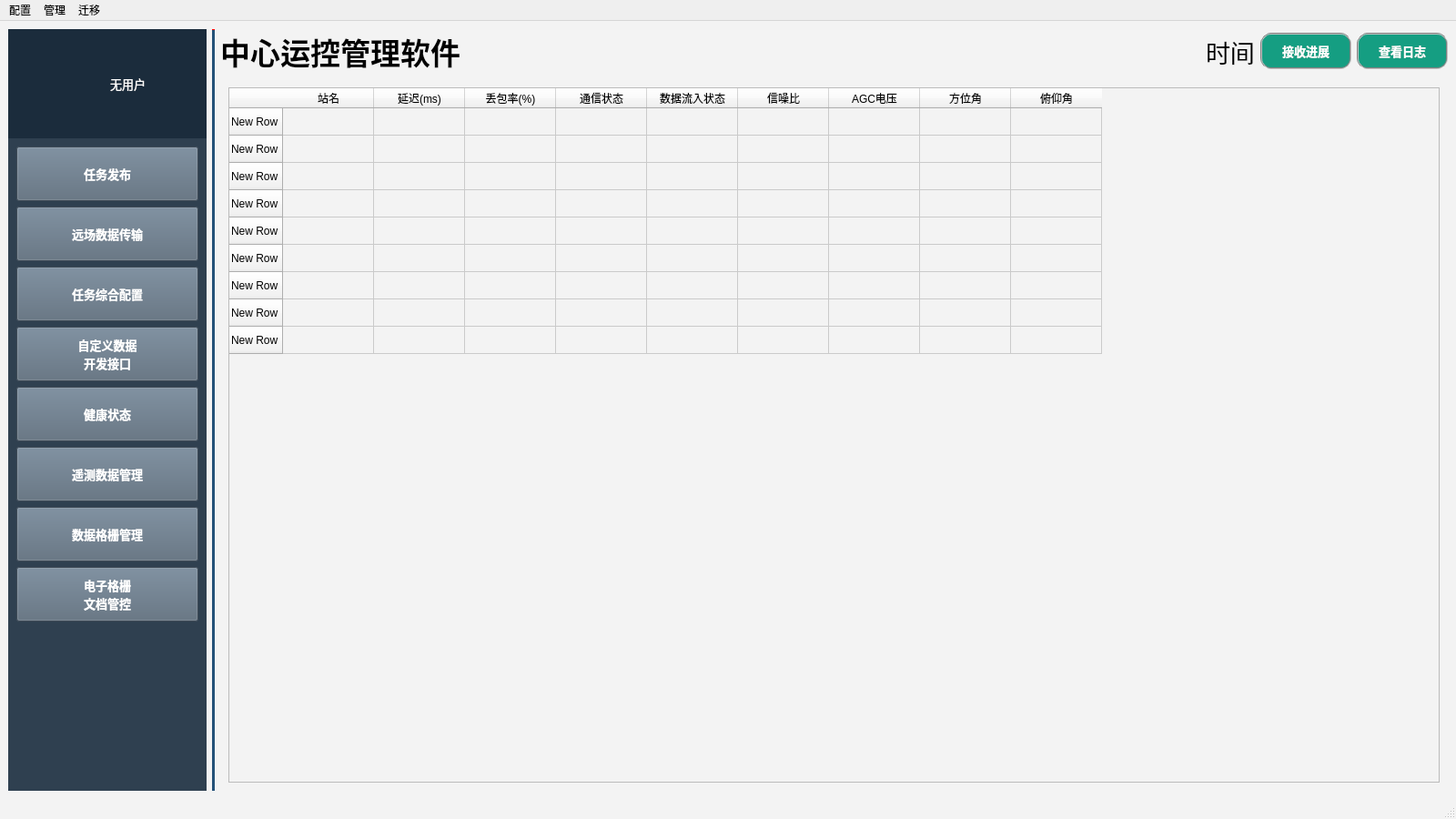
<?xml version="1.0" encoding="UTF-8"?>
<ui version="4.0">
 <class>FirstWindow</class>
 <widget class="QMainWindow" name="FirstWindow">
  <property name="geometry">
   <rect>
    <x>0</x>
    <y>0</y>
    <width>1600</width>
    <height>900</height>
   </rect>
  </property>
  <property name="sizePolicy">
   <sizepolicy hsizetype="Preferred" vsizetype="Preferred">
    <horstretch>0</horstretch>
    <verstretch>0</verstretch>
   </sizepolicy>
  </property>
  <property name="minimumSize">
   <size>
    <width>0</width>
    <height>0</height>
   </size>
  </property>
  <property name="maximumSize">
   <size>
    <width>16777215</width>
    <height>16777215</height>
   </size>
  </property>
  <property name="windowTitle">
   <string>中心运控管理软件</string>
  </property>
  <property name="styleSheet">
   <string notr="true">#FirstWindow{background-color: rgb(243,243,243);}
QStackedWidget{background-color: rgb(114,161,211);}</string>
  </property>
  <property name="toolButtonStyle">
   <enum>Qt::ToolButtonFollowStyle</enum>
  </property>
  <widget class="QWidget" name="centralwidget">
   <layout class="QHBoxLayout" name="horizontalLayout">
    <item>
     <layout class="QVBoxLayout" name="verticalLayout_5">
      <item>
       <layout class="QVBoxLayout" name="verticalLayout" stretch="0,0">
        <property name="spacing">
         <number>0</number>
        </property>
        <property name="sizeConstraint">
         <enum>QLayout::SetDefaultConstraint</enum>
        </property>
        <item>
         <widget class="QWidget" name="widget_name" native="true">
          <property name="minimumSize">
           <size>
            <width>0</width>
            <height>120</height>
           </size>
          </property>
          <property name="maximumSize">
           <size>
            <width>16777215</width>
            <height>120</height>
           </size>
          </property>
          <property name="styleSheet">
           <string notr="true">QWidget{background-color: rgb(27, 44, 60);}</string>
          </property>
          <layout class="QHBoxLayout" name="horizontalLayout_8">
           <item>
            <widget class="QWidget" name="widget" native="true">
             <property name="minimumSize">
              <size>
               <width>0</width>
               <height>100</height>
              </size>
             </property>
             <property name="maximumSize">
              <size>
               <width>16777215</width>
               <height>100</height>
              </size>
             </property>
             <property name="styleSheet">
              <string notr="true">border-image: url(:/image/user.png);</string>
             </property>
            </widget>
           </item>
           <item>
            <widget class="QLabel" name="label_2">
             <property name="font">
              <font>
               <family>微软雅黑</family>
               <pointsize>10</pointsize>
              </font>
             </property>
             <property name="styleSheet">
              <string notr="true">color: rgb(255, 255, 255);</string>
             </property>
             <property name="text">
              <string>无用户</string>
             </property>
            </widget>
           </item>
          </layout>
         </widget>
        </item>
        <item>
         <widget class="QWidget" name="widget_4" native="true">
          <property name="styleSheet">
           <string notr="true">QWidget{background-color: rgb(47, 64, 80);}
QPushButton{background-color: rgb(87, 104, 120);}
QPushButton{color: rgb(255, 255, 255);}</string>
          </property>
          <layout class="QVBoxLayout" name="verticalLayout_6">
           <item>
            <widget class="QPushButton" name="pushButton_4">
             <property name="minimumSize">
              <size>
               <width>200</width>
               <height>60</height>
              </size>
             </property>
             <property name="maximumSize">
              <size>
               <width>120</width>
               <height>60</height>
              </size>
             </property>
             <property name="font">
              <font>
               <family>微软雅黑</family>
               <pointsize>10</pointsize>
               <weight>75</weight>
               <bold>true</bold>
              </font>
             </property>
             <property name="styleSheet">
              <string notr="true"/>
             </property>
             <property name="text">
              <string>任务发布</string>
             </property>
            </widget>
           </item>
           <item>
            <widget class="QPushButton" name="pushButton_11">
             <property name="minimumSize">
              <size>
               <width>200</width>
               <height>60</height>
              </size>
             </property>
             <property name="maximumSize">
              <size>
               <width>120</width>
               <height>60</height>
              </size>
             </property>
             <property name="font">
              <font>
               <family>微软雅黑</family>
               <pointsize>10</pointsize>
               <weight>75</weight>
               <bold>true</bold>
              </font>
             </property>
             <property name="text">
              <string>远场数据传输</string>
             </property>
            </widget>
           </item>
           <item>
            <widget class="QPushButton" name="pushButton_7">
             <property name="minimumSize">
              <size>
               <width>200</width>
               <height>60</height>
              </size>
             </property>
             <property name="maximumSize">
              <size>
               <width>200</width>
               <height>60</height>
              </size>
             </property>
             <property name="font">
              <font>
               <family>微软雅黑</family>
               <pointsize>10</pointsize>
               <weight>75</weight>
               <bold>true</bold>
              </font>
             </property>
             <property name="text">
              <string>任务综合配置</string>
             </property>
            </widget>
           </item>
           <item>
            <widget class="QPushButton" name="pushButton_3">
             <property name="minimumSize">
              <size>
               <width>200</width>
               <height>60</height>
              </size>
             </property>
             <property name="maximumSize">
              <size>
               <width>120</width>
               <height>60</height>
              </size>
             </property>
             <property name="font">
              <font>
               <family>微软雅黑</family>
               <pointsize>10</pointsize>
               <weight>75</weight>
               <bold>true</bold>
              </font>
             </property>
             <property name="styleSheet">
              <string notr="true"/>
             </property>
             <property name="text">
              <string>自定义数据
开发接口</string>
             </property>
            </widget>
           </item>
           <item>
            <widget class="QPushButton" name="pushButton_10">
             <property name="minimumSize">
              <size>
               <width>200</width>
               <height>60</height>
              </size>
             </property>
             <property name="maximumSize">
              <size>
               <width>120</width>
               <height>60</height>
              </size>
             </property>
             <property name="sizeIncrement">
              <size>
               <width>0</width>
               <height>60</height>
              </size>
             </property>
             <property name="baseSize">
              <size>
               <width>0</width>
               <height>60</height>
              </size>
             </property>
             <property name="font">
              <font>
               <family>微软雅黑</family>
               <pointsize>10</pointsize>
               <weight>75</weight>
               <bold>true</bold>
              </font>
             </property>
             <property name="styleSheet">
              <string notr="true"/>
             </property>
             <property name="text">
              <string>健康状态</string>
             </property>
            </widget>
           </item>
           <item>
            <widget class="QPushButton" name="pushButton">
             <property name="minimumSize">
              <size>
               <width>200</width>
               <height>60</height>
              </size>
             </property>
             <property name="maximumSize">
              <size>
               <width>120</width>
               <height>60</height>
              </size>
             </property>
             <property name="font">
              <font>
               <family>微软雅黑</family>
               <pointsize>10</pointsize>
               <weight>75</weight>
               <bold>true</bold>
              </font>
             </property>
             <property name="styleSheet">
              <string notr="true"/>
             </property>
             <property name="text">
              <string>遥测数据管理</string>
             </property>
            </widget>
           </item>
           <item>
            <widget class="QPushButton" name="pushButton_2">
             <property name="minimumSize">
              <size>
               <width>200</width>
               <height>60</height>
              </size>
             </property>
             <property name="maximumSize">
              <size>
               <width>120</width>
               <height>60</height>
              </size>
             </property>
             <property name="font">
              <font>
               <family>微软雅黑</family>
               <pointsize>10</pointsize>
               <weight>75</weight>
               <bold>true</bold>
              </font>
             </property>
             <property name="styleSheet">
              <string notr="true"/>
             </property>
             <property name="text">
              <string>数据格栅管理</string>
             </property>
            </widget>
           </item>
           <item>
            <widget class="QPushButton" name="pushButton_6">
             <property name="minimumSize">
              <size>
               <width>0</width>
               <height>60</height>
              </size>
             </property>
             <property name="maximumSize">
              <size>
               <width>16777215</width>
               <height>60</height>
              </size>
             </property>
             <property name="font">
              <font>
               <family>微软雅黑</family>
               <pointsize>10</pointsize>
               <weight>75</weight>
               <bold>true</bold>
              </font>
             </property>
             <property name="text">
              <string>电子格栅
文档管控</string>
             </property>
            </widget>
           </item>
           <item>
            <spacer name="verticalSpacer">
             <property name="orientation">
              <enum>Qt::Vertical</enum>
             </property>
             <property name="sizeHint" stdset="0">
              <size>
               <width>20</width>
               <height>40</height>
              </size>
             </property>
            </spacer>
           </item>
          </layout>
         </widget>
        </item>
       </layout>
      </item>
     </layout>
    </item>
    <item>
     <widget class="Line" name="line">
      <property name="styleSheet">
       <string notr="true">border-top: 1px solid red; background-color: rgb(36,81,120);</string>
      </property>
      <property name="frameShadow">
       <enum>QFrame::Sunken</enum>
      </property>
      <property name="lineWidth">
       <number>1</number>
      </property>
      <property name="orientation">
       <enum>Qt::Vertical</enum>
      </property>
     </widget>
    </item>
    <item>
     <layout class="QVBoxLayout" name="verticalLayout_3">
      <item>
       <layout class="QHBoxLayout" name="horizontalLayout_4">
        <item>
         <widget class="QLabel" name="label">
          <property name="font">
           <font>
            <family>黑体</family>
            <pointsize>25</pointsize>
            <weight>75</weight>
            <bold>true</bold>
           </font>
          </property>
          <property name="styleSheet">
           <string notr="true"/>
          </property>
          <property name="text">
           <string>中心运控管理软件</string>
          </property>
         </widget>
        </item>
        <item>
         <spacer name="horizontalSpacer">
          <property name="orientation">
           <enum>Qt::Horizontal</enum>
          </property>
          <property name="sizeHint" stdset="0">
           <size>
            <width>40</width>
            <height>20</height>
           </size>
          </property>
         </spacer>
        </item>
        <item>
         <widget class="QLabel" name="label_3">
          <property name="font">
           <font>
            <family>黑体</family>
            <pointsize>20</pointsize>
           </font>
          </property>
          <property name="text">
           <string>时间</string>
          </property>
         </widget>
        </item>
        <item>
         <widget class="QPushButton" name="pushButton_23">
          <property name="minimumSize">
           <size>
            <width>100</width>
            <height>40</height>
           </size>
          </property>
          <property name="maximumSize">
           <size>
            <width>100</width>
            <height>16777215</height>
           </size>
          </property>
          <property name="font">
           <font>
            <family>微软雅黑</family>
            <pointsize>10</pointsize>
            <weight>75</weight>
            <bold>true</bold>
           </font>
          </property>
          <property name="styleSheet">
           <string notr="true">
QPushButton{background-color: rgb(21, 158, 130);}
QPushButton{color: rgb(255, 255, 255);}
QPushButton{border:2px groove gray;border-radius:12px;padding:2px 4px;}</string>
          </property>
          <property name="text">
           <string>接收进展</string>
          </property>
         </widget>
        </item>
        <item>
         <widget class="QPushButton" name="pushButton_9">
          <property name="minimumSize">
           <size>
            <width>100</width>
            <height>40</height>
           </size>
          </property>
          <property name="maximumSize">
           <size>
            <width>100</width>
            <height>16777215</height>
           </size>
          </property>
          <property name="font">
           <font>
            <family>微软雅黑</family>
            <pointsize>10</pointsize>
            <weight>75</weight>
            <bold>true</bold>
           </font>
          </property>
          <property name="styleSheet">
           <string notr="true">
QPushButton{background-color: rgb(21, 158, 130);}
QPushButton{color: rgb(255, 255, 255);}
QPushButton{border:2px groove gray;border-radius:12px;padding:2px 4px;}</string>
          </property>
          <property name="text">
           <string>查看日志</string>
          </property>
         </widget>
        </item>
       </layout>
      </item>
      <item>
       <widget class="QStackedWidget" name="stackedWidget">
        <property name="font">
         <font>
          <pointsize>26</pointsize>
         </font>
        </property>
        <property name="styleSheet">
         <string notr="true">background-color: rgb(243,243,243)</string>
        </property>
        <property name="currentIndex">
         <number>3</number>
        </property>
        <widget class="QWidget" name="page">
         <layout class="QHBoxLayout" name="horizontalLayout_5">
          <item>
           <widget class="MissionSendWidget" name="missionSendWidget" native="true">
            <property name="font">
             <font>
              <family>Agency FB</family>
             </font>
            </property>
            <property name="styleSheet">
             <string notr="true"/>
            </property>
           </widget>
          </item>
         </layout>
        </widget>
        <widget class="QWidget" name="page_2">
         <widget class="QTableWidget" name="tableWidget_4">
          <property name="geometry">
           <rect>
            <x>50</x>
            <y>30</y>
            <width>1200</width>
            <height>541</height>
           </rect>
          </property>
          <property name="styleSheet">
           <string notr="true"/>
          </property>
          <row>
           <property name="text">
            <string>1</string>
           </property>
          </row>
          <row>
           <property name="text">
            <string>2</string>
           </property>
          </row>
          <row>
           <property name="text">
            <string>3</string>
           </property>
          </row>
          <row>
           <property name="text">
            <string>4</string>
           </property>
          </row>
          <row>
           <property name="text">
            <string>5</string>
           </property>
          </row>
          <row>
           <property name="text">
            <string>6</string>
           </property>
          </row>
          <row>
           <property name="text">
            <string>7</string>
           </property>
          </row>
          <column>
           <property name="text">
            <string>账号</string>
           </property>
          </column>
          <column>
           <property name="text">
            <string>状态</string>
           </property>
          </column>
          <column>
           <property name="text">
            <string>真实姓名</string>
           </property>
          </column>
          <column>
           <property name="text">
            <string>电话</string>
           </property>
          </column>
         </widget>
         <widget class="QLineEdit" name="lineEdit">
          <property name="geometry">
           <rect>
            <x>50</x>
            <y>640</y>
            <width>181</width>
            <height>61</height>
           </rect>
          </property>
         </widget>
         <widget class="QPushButton" name="pushButton_5">
          <property name="geometry">
           <rect>
            <x>260</x>
            <y>640</y>
            <width>191</width>
            <height>61</height>
           </rect>
          </property>
          <property name="font">
           <font>
            <pointsize>19</pointsize>
           </font>
          </property>
          <property name="text">
           <string>查找</string>
          </property>
         </widget>
         <widget class="QPushButton" name="pushButton_8">
          <property name="geometry">
           <rect>
            <x>520</x>
            <y>640</y>
            <width>211</width>
            <height>61</height>
           </rect>
          </property>
          <property name="font">
           <font>
            <pointsize>19</pointsize>
           </font>
          </property>
          <property name="text">
           <string>添加用户</string>
          </property>
         </widget>
        </widget>
        <widget class="QWidget" name="page_3"/>
        <widget class="QWidget" name="page_4">
         <layout class="QVBoxLayout" name="verticalLayout_4">
          <item>
           <widget class="QTableWidget" name="tableWidget_2">
            <row>
             <property name="text">
              <string>New Row</string>
             </property>
            </row>
            <row>
             <property name="text">
              <string>New Row</string>
             </property>
            </row>
            <row>
             <property name="text">
              <string>New Row</string>
             </property>
            </row>
            <row>
             <property name="text">
              <string>New Row</string>
             </property>
            </row>
            <row>
             <property name="text">
              <string>New Row</string>
             </property>
            </row>
            <row>
             <property name="text">
              <string>New Row</string>
             </property>
            </row>
            <row>
             <property name="text">
              <string>New Row</string>
             </property>
            </row>
            <row>
             <property name="text">
              <string>New Row</string>
             </property>
            </row>
            <row>
             <property name="text">
              <string>New Row</string>
             </property>
            </row>
            <column>
             <property name="text">
              <string>站名</string>
             </property>
            </column>
            <column>
             <property name="text">
              <string>延迟(ms)</string>
             </property>
            </column>
            <column>
             <property name="text">
              <string>丢包率(%)</string>
             </property>
            </column>
            <column>
             <property name="text">
              <string>通信状态</string>
             </property>
            </column>
            <column>
             <property name="text">
              <string>数据流入状态</string>
             </property>
            </column>
            <column>
             <property name="text">
              <string>信噪比</string>
             </property>
            </column>
            <column>
             <property name="text">
              <string>AGC电压</string>
             </property>
            </column>
            <column>
             <property name="text">
              <string>方位角</string>
             </property>
            </column>
            <column>
             <property name="text">
              <string>俯仰角</string>
             </property>
            </column>
           </widget>
          </item>
         </layout>
        </widget>
        <widget class="QWidget" name="page_7">
         <widget class="QTableWidget" name="tableWidget">
          <property name="geometry">
           <rect>
            <x>70</x>
            <y>10</y>
            <width>1221</width>
            <height>261</height>
           </rect>
          </property>
          <row>
           <property name="text">
            <string>1</string>
           </property>
          </row>
          <row>
           <property name="text">
            <string>2</string>
           </property>
          </row>
          <row>
           <property name="text">
            <string>3</string>
           </property>
          </row>
          <row>
           <property name="text">
            <string>4</string>
           </property>
          </row>
          <row>
           <property name="text">
            <string>5</string>
           </property>
          </row>
          <row>
           <property name="text">
            <string>New Row</string>
           </property>
          </row>
          <row>
           <property name="text">
            <string>New Row</string>
           </property>
          </row>
          <column>
           <property name="text">
            <string>格栅名</string>
           </property>
          </column>
          <column>
           <property name="text">
            <string>单位</string>
           </property>
          </column>
          <column>
           <property name="text">
            <string>型号</string>
           </property>
          </column>
          <column>
           <property name="text">
            <string>时间</string>
           </property>
          </column>
          <column>
           <property name="text">
            <string>版本</string>
           </property>
          </column>
          <item row="0" column="0">
           <property name="text">
            <string/>
           </property>
          </item>
          <item row="0" column="1">
           <property name="text">
            <string/>
           </property>
          </item>
          <item row="0" column="2">
           <property name="text">
            <string/>
           </property>
          </item>
          <item row="0" column="3">
           <property name="text">
            <string/>
           </property>
          </item>
          <item row="0" column="4">
           <property name="text">
            <string/>
           </property>
          </item>
          <item row="1" column="0">
           <property name="text">
            <string/>
           </property>
          </item>
          <item row="2" column="0">
           <property name="text">
            <string/>
           </property>
          </item>
          <item row="3" column="0">
           <property name="text">
            <string/>
           </property>
          </item>
          <item row="3" column="2">
           <property name="text">
            <string/>
           </property>
          </item>
          <item row="4" column="0">
           <property name="text">
            <string/>
           </property>
          </item>
         </widget>
         <widget class="QPushButton" name="pushButton_12">
          <property name="geometry">
           <rect>
            <x>70</x>
            <y>310</y>
            <width>191</width>
            <height>61</height>
           </rect>
          </property>
          <property name="font">
           <font>
            <pointsize>19</pointsize>
           </font>
          </property>
          <property name="text">
           <string>导入</string>
          </property>
         </widget>
         <widget class="QPushButton" name="pushButton_13">
          <property name="geometry">
           <rect>
            <x>380</x>
            <y>310</y>
            <width>191</width>
            <height>61</height>
           </rect>
          </property>
          <property name="font">
           <font>
            <pointsize>19</pointsize>
           </font>
          </property>
          <property name="text">
           <string>导出</string>
          </property>
         </widget>
         <widget class="QLineEdit" name="lineEdit_2">
          <property name="geometry">
           <rect>
            <x>650</x>
            <y>310</y>
            <width>291</width>
            <height>61</height>
           </rect>
          </property>
         </widget>
         <widget class="QPushButton" name="pushButton_14">
          <property name="geometry">
           <rect>
            <x>950</x>
            <y>310</y>
            <width>191</width>
            <height>61</height>
           </rect>
          </property>
          <property name="font">
           <font>
            <pointsize>19</pointsize>
           </font>
          </property>
          <property name="text">
           <string>查询</string>
          </property>
         </widget>
         <widget class="QTableWidget" name="tableWidget_3">
          <property name="geometry">
           <rect>
            <x>80</x>
            <y>400</y>
            <width>1211</width>
            <height>281</height>
           </rect>
          </property>
          <column>
           <property name="text">
            <string>任务名</string>
           </property>
          </column>
          <column>
           <property name="text">
            <string>任务编号</string>
           </property>
          </column>
          <column>
           <property name="text">
            <string>任务模型</string>
           </property>
          </column>
          <column>
           <property name="text">
            <string>文件名</string>
           </property>
          </column>
          <column>
           <property name="text">
            <string>时间</string>
           </property>
          </column>
         </widget>
        </widget>
        <widget class="QWidget" name="page_5">
         <widget class="QTableWidget" name="tableWidget_5">
          <property name="geometry">
           <rect>
            <x>50</x>
            <y>30</y>
            <width>1200</width>
            <height>541</height>
           </rect>
          </property>
          <column>
           <property name="text">
            <string>基站名</string>
           </property>
          </column>
          <column>
           <property name="text">
            <string>ip地址</string>
           </property>
          </column>
          <column>
           <property name="text">
            <string>参数1</string>
           </property>
          </column>
          <column>
           <property name="text">
            <string>参数2</string>
           </property>
          </column>
          <column>
           <property name="text">
            <string>参数3</string>
           </property>
          </column>
         </widget>
         <widget class="QLineEdit" name="lineEdit_8">
          <property name="geometry">
           <rect>
            <x>50</x>
            <y>640</y>
            <width>181</width>
            <height>61</height>
           </rect>
          </property>
         </widget>
         <widget class="QPushButton" name="pushButton_20">
          <property name="geometry">
           <rect>
            <x>260</x>
            <y>640</y>
            <width>191</width>
            <height>61</height>
           </rect>
          </property>
          <property name="font">
           <font>
            <pointsize>19</pointsize>
           </font>
          </property>
          <property name="text">
           <string>查找</string>
          </property>
         </widget>
         <widget class="QPushButton" name="pushButton_19">
          <property name="geometry">
           <rect>
            <x>520</x>
            <y>640</y>
            <width>211</width>
            <height>61</height>
           </rect>
          </property>
          <property name="font">
           <font>
            <pointsize>19</pointsize>
           </font>
          </property>
          <property name="text">
           <string>添加基站</string>
          </property>
         </widget>
        </widget>
        <widget class="QWidget" name="page_6">
         <layout class="QHBoxLayout" name="horizontalLayout_3">
          <item>
           <layout class="QVBoxLayout" name="verticalLayout_2">
            <item>
             <layout class="QHBoxLayout" name="horizontalLayout_2">
              <item>
               <widget class="customTableWidget" name="mission_macro_widget" native="true"/>
              </item>
             </layout>
            </item>
           </layout>
          </item>
         </layout>
        </widget>
        <widget class="QWidget" name="page_8">
         <layout class="QHBoxLayout" name="horizontalLayout_6">
          <item>
           <widget class="DataManage" name="widget_2" native="true"/>
          </item>
         </layout>
        </widget>
        <widget class="QWidget" name="page_9">
         <layout class="QHBoxLayout" name="horizontalLayout_7">
          <item>
           <widget class="customTableWidget" name="widget_3" native="true"/>
          </item>
         </layout>
        </widget>
        <widget class="QWidget" name="page_10">
         <layout class="QHBoxLayout" name="horizontalLayout_9">
          <item>
           <widget class="DataGeshanManage" name="widget_5" native="true"/>
          </item>
         </layout>
        </widget>
        <widget class="QWidget" name="page_11">
         <layout class="QVBoxLayout" name="verticalLayout_7">
          <item>
           <widget class="QLabel" name="label_4">
            <property name="text">
             <string>任务综合配置软件</string>
            </property>
           </widget>
          </item>
          <item>
           <widget class="QListWidget" name="listWidget"/>
          </item>
          <item>
           <layout class="QHBoxLayout" name="horizontalLayout_10">
            <item>
             <spacer name="horizontalSpacer_2">
              <property name="orientation">
               <enum>Qt::Horizontal</enum>
              </property>
              <property name="sizeHint" stdset="0">
               <size>
                <width>40</width>
                <height>20</height>
               </size>
              </property>
             </spacer>
            </item>
            <item>
             <widget class="QPushButton" name="pushButton_15">
              <property name="text">
               <string>清空</string>
              </property>
             </widget>
            </item>
           </layout>
          </item>
         </layout>
        </widget>
       </widget>
      </item>
     </layout>
    </item>
   </layout>
  </widget>
  <widget class="QStatusBar" name="statusbar"/>
  <widget class="QMenuBar" name="menuBar">
   <property name="geometry">
    <rect>
     <x>0</x>
     <y>0</y>
     <width>1600</width>
     <height>17</height>
    </rect>
   </property>
   <widget class="QMenu" name="menu">
    <property name="title">
     <string>配置</string>
    </property>
    <addaction name="actionuser"/>
    <addaction name="actionji"/>
    <addaction name="actionhong"/>
   </widget>
   <widget class="QMenu" name="menu_2">
    <property name="title">
     <string>管理</string>
    </property>
    <addaction name="actiondirectory"/>
   </widget>
   <widget class="QMenu" name="menuqianyi">
    <property name="title">
     <string>迁移</string>
    </property>
    <addaction name="actiondaochu"/>
    <addaction name="actiondaoru"/>
   </widget>
   <addaction name="menu"/>
   <addaction name="menu_2"/>
   <addaction name="menuqianyi"/>
  </widget>
  <action name="actionlogout">
   <property name="text">
    <string>logout</string>
   </property>
  </action>
  <action name="actionchangePassword">
   <property name="text">
    <string>changePassword</string>
   </property>
  </action>
  <action name="actionaddMission">
   <property name="text">
    <string>addMission</string>
   </property>
  </action>
  <action name="actioncheckMission">
   <property name="text">
    <string>checkMission</string>
   </property>
  </action>
  <action name="actionsendMssion">
   <property name="text">
    <string>sendMssion</string>
   </property>
  </action>
  <action name="actionuser">
   <property name="text">
    <string>用户管理</string>
   </property>
  </action>
  <action name="actionji">
   <property name="text">
    <string>遥测站管理</string>
   </property>
  </action>
  <action name="actionhong">
   <property name="text">
    <string>任务宏管理</string>
   </property>
  </action>
  <action name="actiongeshan">
   <property name="text">
    <string>格栅文件管理</string>
   </property>
  </action>
  <action name="actiondirectory">
   <property name="text">
    <string>文件根目录选择</string>
   </property>
  </action>
  <action name="actiondaochu">
   <property name="text">
    <string>导出</string>
   </property>
  </action>
  <action name="actiondaoru">
   <property name="text">
    <string>导入</string>
   </property>
  </action>
 </widget>
 <customwidgets>
  <customwidget>
   <class>customTableWidget</class>
   <extends>QWidget</extends>
   <header location="global">customtablewidget.h</header>
   <container>1</container>
  </customwidget>
  <customwidget>
   <class>MissionSendWidget</class>
   <extends>QWidget</extends>
   <header location="global">missionsendwidget.h</header>
   <container>1</container>
  </customwidget>
  <customwidget>
   <class>DataManage</class>
   <extends>QWidget</extends>
   <header location="global">datamanage.h</header>
   <container>1</container>
  </customwidget>
  <customwidget>
   <class>DataGeshanManage</class>
   <extends>QWidget</extends>
   <header location="global">datageshanmanage.h</header>
   <container>1</container>
  </customwidget>
 </customwidgets>
 <resources/>
 <connections/>
</ui>
